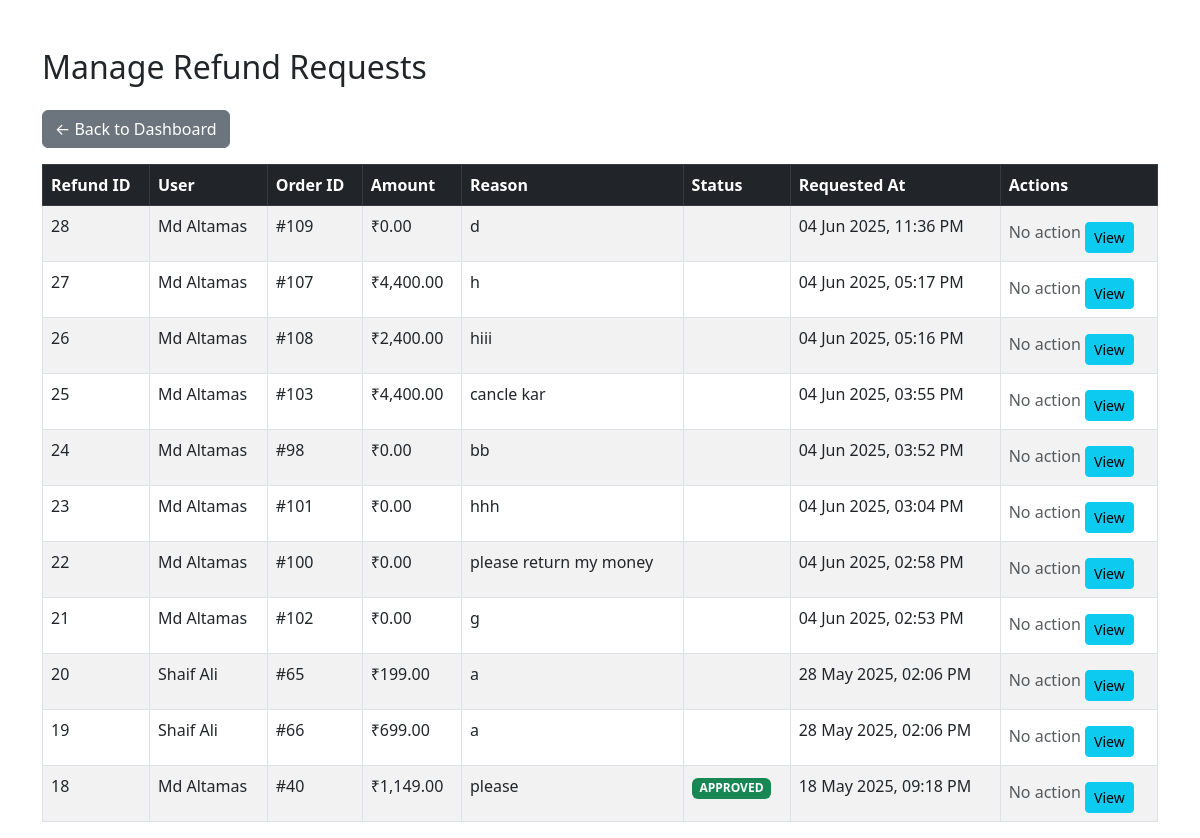
The app's page /manage_refunds.php (signed in) with its own data.
### tables this page shows
CREATE TABLE `refund_requests` (
  `id` int(11) NOT NULL,
  `user_id` int(11) NOT NULL,
  `order_id` int(11) NOT NULL,
  `product_id` int(11) NOT NULL,
  `amount` decimal(10,2) NOT NULL,
  `reason` text DEFAULT NULL,
  `status` enum('pending','approved','rejected') DEFAULT 'pending',
  `created_at` datetime DEFAULT current_timestamp(),
  `updated_at` datetime DEFAULT NULL,
  `requested_at` datetime DEFAULT current_timestamp(),
  `type` varchar(20) DEFAULT 'refund'
);

CREATE TABLE `users` (
  `id` int(11) NOT NULL,
  `name` varchar(255) NOT NULL,
  `email` varchar(255) DEFAULT NULL,
  `phone` varchar(15) DEFAULT NULL,
  `password` varchar(255) NOT NULL,
  `profile_picture` varchar(255) DEFAULT NULL,
  `created_at` timestamp NOT NULL DEFAULT current_timestamp(),
  `mobile` varchar(15) NOT NULL,
  `status` enum('active','inactive','banned') DEFAULT 'active',
  `is_banned` tinyint(1) DEFAULT 0,
  `reset_token` varchar(255) DEFAULT NULL,
  `reset_token_expiry` datetime DEFAULT NULL,
  `reset_otp` varchar(6) DEFAULT NULL,
  `reset_otp_expiry` datetime DEFAULT NULL,
  `last_seen` datetime DEFAULT current_timestamp() ON UPDATE current_timestamp(),
  `last_active` datetime DEFAULT current_timestamp(),
  `referral_code` varchar(20) DEFAULT NULL,
  `referred_by` varchar(20) DEFAULT NULL,
  `referral_earned` tinyint(1) DEFAULT 0,
  `wallet_balance` decimal(10,2) DEFAULT 0.00
);

CREATE TABLE `my_orders` (
  `id` int(11) NOT NULL,
  `order_id` varchar(100) NOT NULL,
  `user_id` int(11) NOT NULL,
  `product_id` int(11) NOT NULL,
  `quantity` int(11) NOT NULL DEFAULT 1,
  `total_price` decimal(10,2) NOT NULL,
  `payment_status` enum('pending','paid','failed','refunded') DEFAULT 'pending',
  `order_status` enum('pending','processing','shipped','delivered','canceled','refund_requested') NOT NULL,
  `tracking_id` varchar(100) DEFAULT NULL,
  `created_at` timestamp NOT NULL DEFAULT current_timestamp(),
  `updated_at` timestamp NOT NULL DEFAULT current_timestamp() ON UPDATE current_timestamp(),
  `status` enum('active','inactive') DEFAULT 'active',
  `transaction_id` varchar(255) NOT NULL,
  `payment_method` varchar(50) NOT NULL DEFAULT 'UPI',
  `coupon_code` varchar(50) DEFAULT NULL,
  `discount_amount` decimal(10,2) DEFAULT 0.00,
  `address` varchar(255) DEFAULT NULL,
  `phone` varchar(20) DEFAULT NULL,
  `refund_status` varchar(20) DEFAULT 'none',
  `address_id` int(11) DEFAULT NULL,
  `total_amount` decimal(10,2) NOT NULL,
  `order_date` datetime DEFAULT current_timestamp(),
  `product_name` varchar(255) DEFAULT NULL,
  `delivery_lat` varchar(50) DEFAULT NULL,
  `delivery_lng` varchar(50) DEFAULT NULL,
  `latitude` varchar(20) DEFAULT NULL,
  `longitude` varchar(20) DEFAULT NULL,
  `wallet_deduction` decimal(10,2) DEFAULT 0.00
);

### manage_refunds.php (the view, shortened to what this page needs)
<?php
include 'db.php';
$query = "SELECT r.*, u.name, o.total_price
          FROM refund_requests r
          JOIN users u ON r.user_id = u.id
          JOIN my_orders o ON r.order_id = o.id
          ORDER BY r.created_at DESC";
$result = $conn->query($query);
?>
<!DOCTYPE html>
<html lang="en">
<head>
    <link href="https://cdn.jsdelivr.net/npm/bootstrap@5.3.0/dist/css/bootstrap.min.css" rel="stylesheet">
</head>
<body>
<div class="container mt-5">
    <h2 class="mb-4">Manage Refund Requests</h2>
    <a href="dashboard.php" class="btn btn-secondary mb-3">&larr; Back to Dashboard</a>
    <table class="table table-bordered table-striped">
        <thead class="table-dark">
        <tr>
            <th>Refund ID</th>
            <th>User</th>
            <th>Order ID</th>
            <th>Amount</th>
            <th>Reason</th>
            <th>Status</th>
            <th>Requested At</th>
            <th>Actions</th>
        </tr>
        </thead>
        <tbody>
        <?php while ($refund = $result->fetch_assoc()): ?>
            <tr>
                <td><?= $refund['id']; ?></td>
                <td><?= htmlspecialchars($refund['name']); ?></td>
                <td>#<?= $refund['order_id']; ?></td>
                <td>₹<?= number_format($refund['total_price'], 2); ?></td>
                <td><?= htmlspecialchars($refund['reason']); ?></td>
                <td>
                    <?php
                    $status = $refund['status'];
                    $badge = $status == 'pending' ? 'warning' : ($status == 'approved' ? 'success' : 'danger');
                    ?>
                    <span class="badge bg-<?= $badge ?> text-uppercase"><?= $status ?></span>
                </td>
                <td><?= date("d M Y, h:i A", strtotime($refund['created_at'])) ?></td>
                <td>
                    <?php if ($status == 'pending'): ?>
                        <form action="update_refund_status.php" method="POST" class="d-flex gap-2">
                            <input type="hidden" name="refund_id" value="<?= $refund['id'] ?>">
                            <button name="action" value="approve" class="btn btn-sm btn-success">Approve</button>
                            <button name="action" value="reject" class="btn btn-sm btn-danger">Reject</button>
                        </form>
                    <?php else: ?>
                        <span class="text-muted">No action</span>
                    <?php endif; ?>
                    <a href="admin_view_order.php?id=<?= $refund['order_id'] ?>" class="btn btn-sm btn-info mt-2">View</a>
                </td>
            </tr>
        <?php endwhile; ?>
        </tbody>
    </table>
</div>
</body>
</html>

### records on screen
refund_requests: id "28", user.name "Md Altamas", order "109", order.total_price "0.00", reason "d", created_at "04 Jun 2025, 11:36 PM", status "No action"
refund_requests: id "27", user.name "Md Altamas", order "107", order.total_price "4,400.00", reason "h", created_at "04 Jun 2025, 05:17 PM", status "No action"
refund_requests: id "26", user.name "Md Altamas", order "108", order.total_price "2,400.00", reason "hiii", created_at "04 Jun 2025, 05:16 PM", status "No action"
refund_requests: id "25", user.name "Md Altamas", order "103", order.total_price "4,400.00", reason "cancle kar", created_at "04 Jun 2025, 03:55 PM", status "No action"
refund_requests: id "24", user.name "Md Altamas", order "98", order.total_price "0.00", reason "bb", created_at "04 Jun 2025, 03:52 PM", status "No action"
refund_requests: id "23", user.name "Md Altamas", order "101", order.total_price "0.00", reason "hhh", created_at "04 Jun 2025, 03:04 PM", status "No action"
refund_requests: id "22", user.name "Md Altamas", order "100", order.total_price "0.00", reason "please return my money", created_at "04 Jun 2025, 02:58 PM", status "No action"
refund_requests: id "21", user.name "Md Altamas", order "102", order.total_price "0.00", reason "g", created_at "04 Jun 2025, 02:53 PM", status "No action"
refund_requests: id "20", user.name "Shaif Ali", order "65", order.total_price "199.00", reason "a", created_at "28 May 2025, 02:06 PM", status "No action"
refund_requests: id "19", user.name "Shaif Ali", order "66", order.total_price "699.00", reason "a", created_at "28 May 2025, 02:06 PM", status "No action"
refund_requests: id "18", user.name "Md Altamas", order "40", order.total_price "1,149.00", reason "please", status "APPROVED", created_at "18 May 2025, 09:18 PM", shows "No action"
